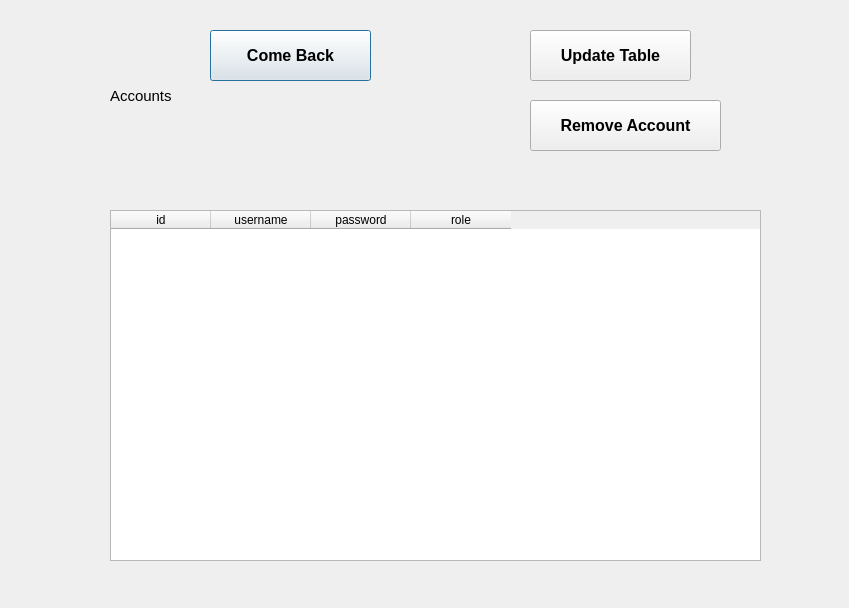
<?xml version="1.0" encoding="UTF-8"?>
<ui version="4.0">
 <class>Dialog</class>
 <widget class="QDialog" name="Dialog">
  <property name="geometry">
   <rect>
    <x>0</x>
    <y>0</y>
    <width>849</width>
    <height>608</height>
   </rect>
  </property>
  <property name="windowTitle">
   <string>Dialog</string>
  </property>
  <widget class="QLabel" name="label">
   <property name="geometry">
    <rect>
     <x>110</x>
     <y>60</y>
     <width>61</width>
     <height>71</height>
    </rect>
   </property>
   <property name="font">
    <font>
     <pointsize>11</pointsize>
    </font>
   </property>
   <property name="text">
    <string>Accounts</string>
   </property>
  </widget>
  <widget class="QPushButton" name="comeBackBtn">
   <property name="geometry">
    <rect>
     <x>210</x>
     <y>30</y>
     <width>161</width>
     <height>51</height>
    </rect>
   </property>
   <property name="font">
    <font>
     <pointsize>12</pointsize>
     <weight>75</weight>
     <bold>true</bold>
    </font>
   </property>
   <property name="text">
    <string>Come Back</string>
   </property>
  </widget>
  <widget class="QTableWidget" name="accountsTable">
   <property name="geometry">
    <rect>
     <x>110</x>
     <y>210</y>
     <width>651</width>
     <height>351</height>
    </rect>
   </property>
   <column>
    <property name="text">
     <string>id</string>
    </property>
   </column>
   <column>
    <property name="text">
     <string>username</string>
    </property>
   </column>
   <column>
    <property name="text">
     <string>password</string>
    </property>
   </column>
   <column>
    <property name="text">
     <string>role</string>
    </property>
   </column>
  </widget>
  <widget class="QPushButton" name="updateAccountsTableBtn">
   <property name="geometry">
    <rect>
     <x>530</x>
     <y>30</y>
     <width>161</width>
     <height>51</height>
    </rect>
   </property>
   <property name="font">
    <font>
     <pointsize>12</pointsize>
     <weight>75</weight>
     <bold>true</bold>
    </font>
   </property>
   <property name="text">
    <string>Update Table</string>
   </property>
  </widget>
  <widget class="QPushButton" name="removeAccountBtn">
   <property name="geometry">
    <rect>
     <x>530</x>
     <y>100</y>
     <width>191</width>
     <height>51</height>
    </rect>
   </property>
   <property name="font">
    <font>
     <pointsize>12</pointsize>
     <weight>75</weight>
     <bold>true</bold>
    </font>
   </property>
   <property name="text">
    <string>Remove Account</string>
   </property>
  </widget>
 </widget>
 <resources/>
 <connections/>
</ui>
